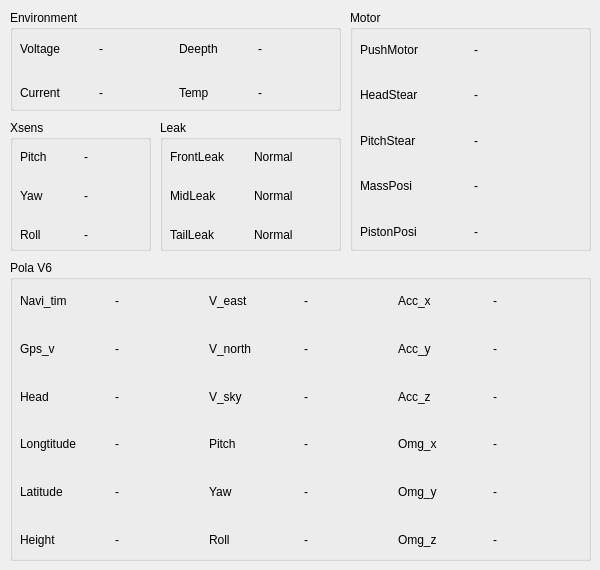
   <widget class="QWidget" name="data_tab">
    <attribute name="title">
     <string>Data</string>
    </attribute>
    <widget class="QGroupBox" name="polav6_groupBox">
     <property name="geometry">
      <rect>
       <x>10</x>
       <y>260</y>
       <width>581</width>
       <height>301</height>
      </rect>
     </property>
     <property name="font">
      <font>
       <weight>50</weight>
       <bold>false</bold>
      </font>
     </property>
     <property name="title">
      <string>Pola V6</string>
     </property>
     <widget class="QLabel" name="label_text_monitor_navi_tim">
      <property name="geometry">
       <rect>
        <x>420</x>
        <y>30</y>
        <width>67</width>
        <height>21</height>
       </rect>
      </property>
      <property name="text">
       <string/>
      </property>
     </widget>
     <widget class="QLabel" name="label_text_monitor_hight">
      <property name="geometry">
       <rect>
        <x>550</x>
        <y>30</y>
        <width>67</width>
        <height>21</height>
       </rect>
      </property>
      <property name="text">
       <string/>
      </property>
     </widget>
     <widget class="QWidget" name="gridLayoutWidget_5">
      <property name="geometry">
       <rect>
        <x>10</x>
        <y>20</y>
        <width>561</width>
        <height>281</height>
       </rect>
      </property>
      <layout class="QGridLayout" name="gridLayout_5">
       <item row="1" column="5">
        <widget class="QLabel" name="polav6_label_text_acc_y">
         <property name="text">
          <string>-</string>
         </property>
        </widget>
       </item>
       <item row="2" column="1">
        <widget class="QLabel" name="polav6_label_text_head">
         <property name="text">
          <string>-</string>
         </property>
        </widget>
       </item>
       <item row="5" column="0">
        <widget class="QLabel" name="polav6_label_height">
         <property name="font">
          <font>
           <weight>50</weight>
           <bold>false</bold>
          </font>
         </property>
         <property name="text">
          <string>Height</string>
         </property>
        </widget>
       </item>
       <item row="0" column="5">
        <widget class="QLabel" name="polav6_label_text_acc_x">
         <property name="text">
          <string>-</string>
         </property>
        </widget>
       </item>
       <item row="2" column="2">
        <widget class="QLabel" name="polav6_label_v_sky">
         <property name="font">
          <font>
           <weight>50</weight>
           <bold>false</bold>
          </font>
         </property>
         <property name="text">
          <string>V_sky</string>
         </property>
        </widget>
       </item>
       <item row="2" column="3">
        <widget class="QLabel" name="polav6_label_text_v_sky">
         <property name="text">
          <string>-</string>
         </property>
        </widget>
       </item>
       <item row="3" column="0">
        <widget class="QLabel" name="polav6_label_long">
         <property name="font">
          <font>
           <weight>50</weight>
           <bold>false</bold>
          </font>
         </property>
         <property name="text">
          <string>Longtitude</string>
         </property>
        </widget>
       </item>
       <item row="5" column="2">
        <widget class="QLabel" name="polav6_label_roll">
         <property name="font">
          <font>
           <weight>50</weight>
           <bold>false</bold>
          </font>
         </property>
         <property name="text">
          <string>Roll</string>
         </property>
        </widget>
       </item>
       <item row="3" column="4">
        <widget class="QLabel" name="polav6_label_omg_X">
         <property name="font">
          <font>
           <weight>50</weight>
           <bold>false</bold>
          </font>
         </property>
         <property name="text">
          <string>Omg_x</string>
         </property>
        </widget>
       </item>
       <item row="5" column="1">
        <widget class="QLabel" name="polav6_label_text_height">
         <property name="text">
          <string>-</string>
         </property>
        </widget>
       </item>
       <item row="1" column="0">
        <widget class="QLabel" name="polav6_label_gps_v">
         <property name="font">
          <font>
           <weight>50</weight>
           <bold>false</bold>
          </font>
         </property>
         <property name="text">
          <string>Gps_v</string>
         </property>
        </widget>
       </item>
       <item row="3" column="5">
        <widget class="QLabel" name="polav6_label_text_omg_x">
         <property name="text">
          <string>-</string>
         </property>
        </widget>
       </item>
       <item row="4" column="1">
        <widget class="QLabel" name="polav6_label_text_lat">
         <property name="text">
          <string>-</string>
         </property>
        </widget>
       </item>
       <item row="4" column="2">
        <widget class="QLabel" name="polav6_label_yaw">
         <property name="font">
          <font>
           <weight>50</weight>
           <bold>false</bold>
          </font>
         </property>
         <property name="text">
          <string>Yaw</string>
         </property>
        </widget>
       </item>
       <item row="1" column="1">
        <widget class="QLabel" name="polav6_label_text_gps_v">
         <property name="text">
          <string>-</string>
         </property>
        </widget>
       </item>
       <item row="4" column="0">
        <widget class="QLabel" name="polav6_label_lat">
         <property name="font">
          <font>
           <weight>50</weight>
           <bold>false</bold>
          </font>
         </property>
         <property name="text">
          <string>Latitude</string>
         </property>
        </widget>
       </item>
       <item row="5" column="4">
        <widget class="QLabel" name="polav6_label_omg_z">
         <property name="font">
          <font>
           <weight>50</weight>
           <bold>false</bold>
          </font>
         </property>
         <property name="text">
          <string>Omg_z</string>
         </property>
        </widget>
       </item>
       <item row="2" column="4">
        <widget class="QLabel" name="polav6_label_acc_z">
         <property name="font">
          <font>
           <weight>50</weight>
           <bold>false</bold>
          </font>
         </property>
         <property name="text">
          <string>Acc_z</string>
         </property>
        </widget>
       </item>
       <item row="1" column="3">
        <widget class="QLabel" name="polav6_label_text_v_north">
         <property name="text">
          <string>-</string>
         </property>
        </widget>
       </item>
       <item row="2" column="0">
        <widget class="QLabel" name="polav6_label_head">
         <property name="font">
          <font>
           <weight>50</weight>
           <bold>false</bold>
          </font>
         </property>
         <property name="text">
          <string>Head</string>
         </property>
        </widget>
       </item>
       <item row="0" column="3">
        <widget class="QLabel" name="polav6_label_text_v_east">
         <property name="text">
          <string>-</string>
         </property>
        </widget>
       </item>
       <item row="5" column="5">
        <widget class="QLabel" name="polav6_label_text_omg_z">
         <property name="text">
          <string>-</string>
         </property>
        </widget>
       </item>
       <item row="4" column="4">
        <widget class="QLabel" name="polav6_label_omg_y">
         <property name="font">
          <font>
           <weight>50</weight>
           <bold>false</bold>
          </font>
         </property>
         <property name="text">
          <string>Omg_y</string>
         </property>
        </widget>
       </item>
       <item row="4" column="3">
        <widget class="QLabel" name="polav6_label_text_yaw">
         <property name="text">
          <string>-</string>
         </property>
        </widget>
       </item>
       <item row="0" column="4">
        <widget class="QLabel" name="polav6_label_acc_x">
         <property name="font">
          <font>
           <weight>50</weight>
           <bold>false</bold>
          </font>
         </property>
         <property name="text">
          <string>Acc_x</string>
         </property>
        </widget>
       </item>
       <item row="4" column="5">
        <widget class="QLabel" name="polav6_label_text_omg_y">
         <property name="text">
          <string>-</string>
         </property>
        </widget>
       </item>
       <item row="1" column="2">
        <widget class="QLabel" name="polav6_label_v_north">
         <property name="font">
          <font>
           <weight>50</weight>
           <bold>false</bold>
          </font>
         </property>
         <property name="text">
          <string>V_north</string>
         </property>
        </widget>
       </item>
       <item row="3" column="3">
        <widget class="QLabel" name="polav6_label_text_pitch">
         <property name="text">
          <string>-</string>
         </property>
        </widget>
       </item>
       <item row="3" column="1">
        <widget class="QLabel" name="polav6_label_text_long">
         <property name="text">
          <string>-</string>
         </property>
        </widget>
       </item>
       <item row="5" column="3">
        <widget class="QLabel" name="polav6_label_text_roll">
         <property name="text">
          <string>-</string>
         </property>
        </widget>
       </item>
       <item row="3" column="2">
        <widget class="QLabel" name="polav6_label_pitch">
         <property name="font">
          <font>
           <weight>50</weight>
           <bold>false</bold>
          </font>
         </property>
         <property name="text">
          <string>Pitch</string>
         </property>
        </widget>
       </item>
       <item row="1" column="4">
        <widget class="QLabel" name="polav6_label_acc_y">
         <property name="font">
          <font>
           <weight>50</weight>
           <bold>false</bold>
          </font>
         </property>
         <property name="text">
          <string>Acc_y</string>
         </property>
        </widget>
       </item>
       <item row="0" column="2">
        <widget class="QLabel" name="polav6_label_v_east">
         <property name="font">
          <font>
           <weight>50</weight>
           <bold>false</bold>
          </font>
         </property>
         <property name="text">
          <string>V_east</string>
         </property>
        </widget>
       </item>
       <item row="0" column="0">
        <widget class="QLabel" name="polav6_label_navi_tim">
         <property name="font">
          <font>
           <family>Ubuntu</family>
           <weight>50</weight>
           <bold>false</bold>
          </font>
         </property>
         <property name="text">
          <string>Navi_tim</string>
         </property>
        </widget>
       </item>
       <item row="2" column="5">
        <widget class="QLabel" name="polav6_label_text_acc_z">
         <property name="text">
          <string>-</string>
         </property>
        </widget>
       </item>
       <item row="0" column="1">
        <widget class="QLabel" name="polav6_label_text_navi_tim">
         <property name="text">
          <string>-</string>
         </property>
        </widget>
       </item>
      </layout>
     </widget>
    </widget>
    <widget class="QGroupBox" name="groupBox_environment">
     <property name="geometry">
      <rect>
       <x>10</x>
       <y>10</y>
       <width>331</width>
       <height>101</height>
      </rect>
     </property>
     <property name="title">
      <string>Environment</string>
     </property>
     <widget class="QWidget" name="gridLayoutWidget">
      <property name="geometry">
       <rect>
        <x>10</x>
        <y>20</y>
        <width>311</width>
        <height>81</height>
       </rect>
      </property>
      <layout class="QGridLayout" name="gridLayout">
       <item row="0" column="1">
        <widget class="QLabel" name="envir_label_text_volt">
         <property name="text">
          <string>-</string>
         </property>
        </widget>
       </item>
       <item row="2" column="2">
        <widget class="QLabel" name="envir_label_temper">
         <property name="font">
          <font>
           <weight>50</weight>
           <bold>false</bold>
          </font>
         </property>
         <property name="text">
          <string>Temp</string>
         </property>
        </widget>
       </item>
       <item row="0" column="2">
        <widget class="QLabel" name="envir_label_deepth">
         <property name="font">
          <font>
           <weight>50</weight>
           <bold>false</bold>
          </font>
         </property>
         <property name="text">
          <string>Deepth</string>
         </property>
        </widget>
       </item>
       <item row="2" column="3">
        <widget class="QLabel" name="envir_label_text_temper">
         <property name="text">
          <string>-</string>
         </property>
        </widget>
       </item>
       <item row="0" column="0">
        <widget class="QLabel" name="envir_label_volt">
         <property name="font">
          <font>
           <weight>50</weight>
           <bold>false</bold>
          </font>
         </property>
         <property name="text">
          <string>Voltage</string>
         </property>
        </widget>
       </item>
       <item row="0" column="3">
        <widget class="QLabel" name="envir_label_text_deepth">
         <property name="text">
          <string>-</string>
         </property>
        </widget>
       </item>
       <item row="2" column="0">
        <widget class="QLabel" name="envir_label_curr">
         <property name="font">
          <font>
           <weight>50</weight>
           <bold>false</bold>
          </font>
         </property>
         <property name="text">
          <string>Current</string>
         </property>
        </widget>
       </item>
       <item row="2" column="1">
        <widget class="QLabel" name="envir_label_text_curr">
         <property name="text">
          <string>-</string>
         </property>
        </widget>
       </item>
      </layout>
     </widget>
    </widget>
    <widget class="QGroupBox" name="groupBox_xsens">
     <property name="geometry">
      <rect>
       <x>10</x>
       <y>120</y>
       <width>141</width>
       <height>131</height>
      </rect>
     </property>
     <property name="title">
      <string>Xsens</string>
     </property>
     <widget class="QWidget" name="gridLayoutWidget_2">
      <property name="geometry">
       <rect>
        <x>10</x>
        <y>20</y>
        <width>121</width>
        <height>111</height>
       </rect>
      </property>
      <layout class="QGridLayout" name="gridLayout_2">
       <item row="0" column="0">
        <widget class="QLabel" name="xsens_label_pitch">
         <property name="font">
          <font>
           <weight>50</weight>
           <bold>false</bold>
          </font>
         </property>
         <property name="text">
          <string>Pitch</string>
         </property>
        </widget>
       </item>
       <item row="1" column="0">
        <widget class="QLabel" name="xsens_label_yaw">
         <property name="font">
          <font>
           <weight>50</weight>
           <bold>false</bold>
          </font>
         </property>
         <property name="text">
          <string>Yaw</string>
         </property>
        </widget>
       </item>
       <item row="2" column="0">
        <widget class="QLabel" name="xsens_label_roll">
         <property name="font">
          <font>
           <weight>50</weight>
           <bold>false</bold>
          </font>
         </property>
         <property name="text">
          <string>Roll</string>
         </property>
        </widget>
       </item>
       <item row="0" column="1">
        <widget class="QLabel" name="xsens_label_text_pitch">
         <property name="text">
          <string>-</string>
         </property>
        </widget>
       </item>
       <item row="1" column="1">
        <widget class="QLabel" name="xsens_label_text_yaw">
         <property name="text">
          <string>-</string>
         </property>
        </widget>
       </item>
       <item row="2" column="1">
        <widget class="QLabel" name="xsens_label_text_roll">
         <property name="text">
          <string>-</string>
         </property>
        </widget>
       </item>
      </layout>
     </widget>
    </widget>
    <widget class="QGroupBox" name="mtr_dsply_groupBox">
     <property name="geometry">
      <rect>
       <x>350</x>
       <y>10</y>
       <width>241</width>
       <height>241</height>
      </rect>
     </property>
     <property name="title">
      <string>Motor</string>
     </property>
     <widget class="QWidget" name="gridLayoutWidget_4">
      <property name="geometry">
       <rect>
        <x>10</x>
        <y>20</y>
        <width>221</width>
        <height>221</height>
       </rect>
      </property>
      <layout class="QGridLayout" name="gridLayout_4">
       <item row="0" column="0">
        <widget class="QLabel" name="mtr_dsply_label_pushMotor">
         <property name="font">
          <font>
           <weight>50</weight>
           <bold>false</bold>
          </font>
         </property>
         <property name="text">
          <string>PushMotor</string>
         </property>
        </widget>
       </item>
       <item row="3" column="0">
        <widget class="QLabel" name="mtr_dsply_label_massPosi">
         <property name="font">
          <font>
           <weight>50</weight>
           <bold>false</bold>
          </font>
         </property>
         <property name="text">
          <string>MassPosi</string>
         </property>
        </widget>
       </item>
       <item row="4" column="0">
        <widget class="QLabel" name="mtr_dsply_label_pumpPosi">
         <property name="font">
          <font>
           <weight>50</weight>
           <bold>false</bold>
          </font>
         </property>
         <property name="text">
          <string>PistonPosi</string>
         </property>
        </widget>
       </item>
       <item row="1" column="0">
        <widget class="QLabel" name="mtr_dsply_label_headSteer">
         <property name="font">
          <font>
           <weight>50</weight>
           <bold>false</bold>
          </font>
         </property>
         <property name="text">
          <string>HeadStear</string>
         </property>
        </widget>
       </item>
       <item row="2" column="0">
        <widget class="QLabel" name="mtr_dsply_label_pitchSteer">
         <property name="font">
          <font>
           <weight>50</weight>
           <bold>false</bold>
          </font>
         </property>
         <property name="text">
          <string>PitchStear</string>
         </property>
        </widget>
       </item>
       <item row="2" column="1">
        <widget class="QLabel" name="mtr_dsply_label_text_pitchSteer">
         <property name="text">
          <string>-</string>
         </property>
        </widget>
       </item>
       <item row="1" column="1">
        <widget class="QLabel" name="mtr_dsply_label_text_headSteer">
         <property name="text">
          <string>-</string>
         </property>
        </widget>
       </item>
       <item row="0" column="1">
        <widget class="QLabel" name="mtr_dsply_label_text_pushMotor">
         <property name="text">
          <string>-</string>
         </property>
        </widget>
       </item>
       <item row="3" column="1">
        <widget class="QLabel" name="mtr_dsply_label_text_massPosi">
         <property name="text">
          <string>-</string>
         </property>
        </widget>
       </item>
       <item row="4" column="1">
        <widget class="QLabel" name="mtr_dsply_label_text_pumpPosi">
         <property name="text">
          <string>-</string>
         </property>
        </widget>
       </item>
      </layout>
     </widget>
    </widget>
    <widget class="QGroupBox" name="groupBox_leak">
     <property name="geometry">
      <rect>
       <x>160</x>
       <y>120</y>
       <width>181</width>
       <height>131</height>
      </rect>
     </property>
     <property name="title">
      <string>Leak</string>
     </property>
     <widget class="QWidget" name="gridLayoutWidget_3">
      <property name="geometry">
       <rect>
        <x>10</x>
        <y>20</y>
        <width>161</width>
        <height>111</height>
       </rect>
      </property>
      <layout class="QGridLayout" name="gridLayout_3">
       <item row="2" column="0">
        <widget class="QLabel" name="leak_label_mid">
         <property name="font">
          <font>
           <weight>50</weight>
           <bold>false</bold>
          </font>
         </property>
         <property name="text">
          <string>MidLeak</string>
         </property>
        </widget>
       </item>
       <item row="0" column="0">
        <widget class="QLabel" name="leak_label_front">
         <property name="font">
          <font>
           <weight>50</weight>
           <bold>false</bold>
          </font>
         </property>
         <property name="text">
          <string>FrontLeak</string>
         </property>
        </widget>
       </item>
       <item row="3" column="0">
        <widget class="QLabel" name="leak_label_tail">
         <property name="font">
          <font>
           <weight>50</weight>
           <bold>false</bold>
          </font>
         </property>
         <property name="text">
          <string>TailLeak</string>
         </property>
        </widget>
       </item>
       <item row="2" column="1">
        <widget class="QLabel" name="leak_tabel_text_mid">
         <property name="text">
          <string>Normal</string>
         </property>
        </widget>
       </item>
       <item row="0" column="1">
        <widget class="QLabel" name="leak_tabel_text_front">
         <property name="text">
          <string>Normal</string>
         </property>
        </widget>
       </item>
       <item row="3" column="1">
        <widget class="QLabel" name="leak_tabel_text_tail">
         <property name="text">
          <string>Normal</string>
         </property>
        </widget>
       </item>
      </layout>
     </widget>
    </widget>
   </widget>
